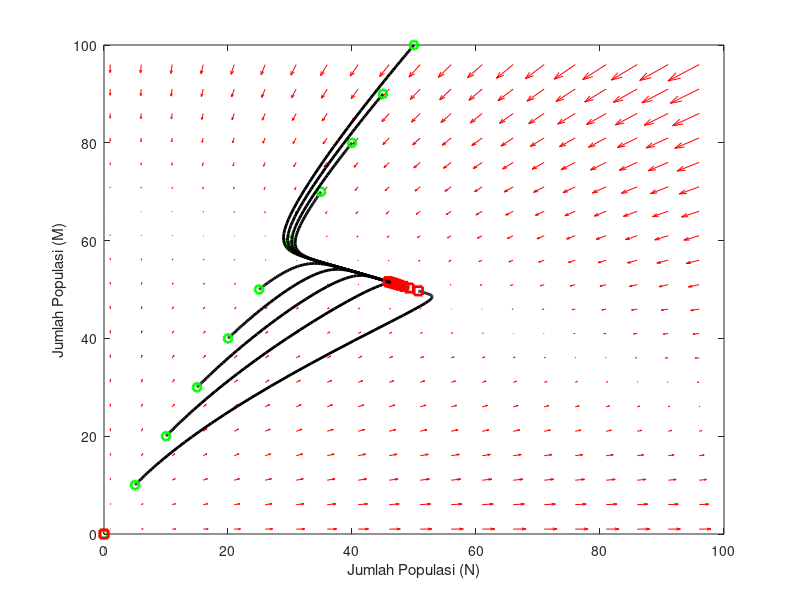

This chart was generated by the following MATLAB code:
% Potret Fase Model Mangsa Pemangsa
% Membersihkan window
clear all; close all; clc


%inisialisasi
[x1, x2] = meshgrid(1:5:100, 1:5:100);
a1 = 0.3;
a2 = 0.2;
b11 = 0.002;
b12 = 0.004;
b21 = 0.001;
b22 = 0.003;
waktu = [0, 100];

% Plot isoclines dan lintasan bidang fase untuk memodelkan sistem persamaan:
x1dot = x1.*(a1-b11.*x1-b12.*x2);
x2dot = x2.*(a2-b21.*x1-b22.*x2);

% Membuat plot vektor dan quiver
figure (1);
quiver(x1,x2,x1dot, x2dot, 'r');


% Mendefinisikan model
f = @(t,y) [y(1).*(a1-b11.*y(1)-b12.*y(2)); y(2).*(a2-b21.*y(1)-b22.*y(2))];

hold on

% Menghitung fase potrait untuk kondisi awal yang berbeda dan plot lintasan fase 

for y0=0:10:100
	[ts, ys] = ode45(f, waktu, [y0/2, y0]);
	plot(ys(:,1), ys(:,2),'k','Linewidth',2.0)
	plot(ys(1,1),ys(1,2),'go','Linewidth',2.0) % starting point
	plot(ys(end,1),ys(end,2),'rs','Linewidth',2.0) % ending point
end

hold off

xlabel('Jumlah Populasi (N)');
ylabel('Jumlah Populasi (M)');
